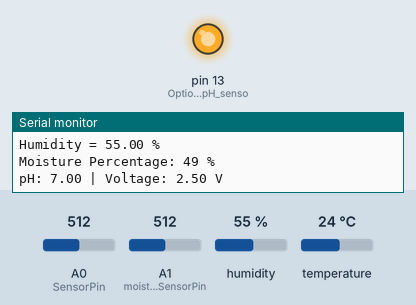
Recording of a sketch running on a simulated Arduino Uno, built with avr-gcc and run on an emulated ATmega328P. Shown: output pins drawn as LEDs (lit = HIGH), the last lines printed to the serial monitor. The inputs (shaded band) are chosen by the test bench; at power-on: A0 (SensorPin) = 512, A1 (moistureSensorPin) = 512, humidity 55 %, temperature 24 °C. The modem accepts every AT command (registered, SIM ready, sends succeed) and sends nothing else.

Above: at 1.5 s.
At 45.7 s:
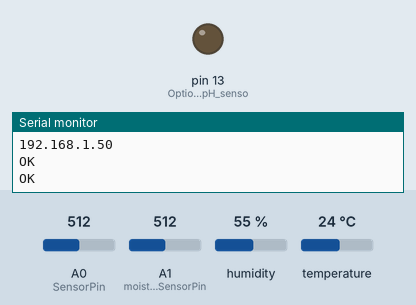
Timing chart, 0 to 116.0 s (numbered marks = the images above):
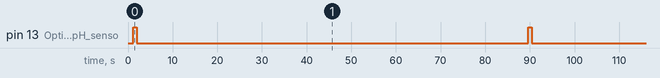

Measured:
- by itself, pin 13 (Optional_LED_for_pH_senso): alternates HIGH for 0.80 s and LOW for 87.6 s

The sketch:

smart_agriculture_monitoring_system.ino
```cpp
#include <SoftwareSerial.h>
#include <String.h>
#include <DHT.h>

// GPRS communication pins
SoftwareSerial gprsSerial(7, 8);

// DHT sensor definitions
#define DHTPIN 2
DHT dht(DHTPIN, DHT11);

// Moisture sensor pin
int moistureSensorPin = A1;  // Analog pin for moisture sensor

// pH sensor definitions and calibration
#define SensorPin A0           // pH sensor connected to analog pin A0
unsigned long int avgValue;    // Store the average value of the sensor feedback
float slope, intercept;
int buf[10], temp;

void setup() {
  gprsSerial.begin(9600);     // the GPRS baud rate
  Serial.begin(9600);         // serial communication baud rate
  dht.begin();                // initialize DHT sensor

  pinMode(13, OUTPUT);        // Optional LED for pH sensor feedback

  // Calibration points for PH-4502C sensor
  float calibrationVoltageAt7 = 2.50;  // Voltage at pH 7.0 (replace with your measured value)
  float calibrationVoltageAt4 = 2.95;  // Voltage at pH 4.0 (replace with your measured value)

  // Calculate slope and intercept based on calibration points
  slope = (7.0 - 4.0) / (calibrationVoltageAt7 - calibrationVoltageAt4);
  intercept = 7.0 - slope * calibrationVoltageAt7;

  delay(1000);
}

void loop() {
  // Read DHT sensor values
  float Humidity = dht.readHumidity();
  float Temperature = dht.readTemperature();

  // Read Moisture sensor value and convert to percentage
  int moistureValue = analogRead(moistureSensorPin);
  int Moisture = map(moistureValue, 1023, 0, 0, 100);

  // pH sensor reading and calculation
  for (int i = 0; i < 10; i++) {
    buf[i] = analogRead(SensorPin);
    delay(10);
  }

  // Sort the analog readings from smallest to largest
  for (int i = 0; i < 9; i++) {
    for (int j = i + 1; j < 10; j++) {
      if (buf[i] > buf[j]) {
        temp = buf[i];
        buf[i] = buf[j];
        buf[j] = temp;
      }
    }
  }

  avgValue = 0;
  for (int i = 2; i < 8; i++) {   // Average the middle 6 values to reduce noise
    avgValue += buf[i];
  }

  float voltage = (float)avgValue * 5.0 / 1024 / 6;   // Convert to voltage (0-5V)

  // Calculate the pH value using the calibrated slope and intercept
  float phValue = slope * voltage + intercept;

  // Print sensor data to the Serial Monitor
  Serial.print("Temperature = ");
  Serial.print(Temperature);
  Serial.println(" °C");

  Serial.print("Humidity = ");
  Serial.print(Humidity);
  Serial.println(" %");

  Serial.print("Moisture Percentage: ");
  Serial.print(Moisture);
  Serial.println(" %");

  Serial.print("pH: ");
  Serial.print(phValue, 2);
  Serial.print(" | Voltage: ");
  Serial.print(voltage, 2);
  Serial.println(" V");

  digitalWrite(13, HIGH);   // Toggle an LED (optional visual indicator)
  delay(800);
  digitalWrite(13, LOW);

  // GPRS communication
  if (gprsSerial.available()) {
    Serial.write(gprsSerial.read());
  }

  gprsSerial.println("AT");
  delay(1000);

  gprsSerial.println("AT+CPIN?");
  delay(1000);

  gprsSerial.println("AT+CREG?");
  delay(1000);

  gprsSerial.println("AT+CGATT?");
  delay(1000);

  gprsSerial.println("AT+CIPSHUT");
  delay(1000);

  gprsSerial.println("AT+CIPSTATUS");
  delay(2000);

  gprsSerial.println("AT+CIPMUX=0");
  delay(2000);

  ShowSerialData();

  gprsSerial.println("AT+CSTT=\"airtelgprs.com\""); // start task and setting the APN
  delay(1000);

  ShowSerialData();

  gprsSerial.println("AT+CIICR"); // bring up wireless connection
  delay(3000);

  ShowSerialData();

  gprsSerial.println("AT+CIFSR"); // get local IP address
  delay(2000);

  ShowSerialData();

  gprsSerial.println("AT+CIPSPRT=0");
  delay(3000);

  ShowSerialData();

  gprsSerial.println("AT+CIPSTART=\"TCP\",\"api.thingspeak.com\",\"80\""); // start up the connection
  delay(6000);

  ShowSerialData();

  gprsSerial.println("AT+CIPSEND"); // begin send data to remote server
  delay(4000);
  ShowSerialData();

  // Send pH and moisture data to ThingSpeak
  String str = "GET https://api.thingspeak.com/update?api_key=?&field1=" + String(Temperature) + "&field2=" + String(Humidity) + "&field3=" + String(Moisture) + "&field4=" + String(phValue);
  Serial.println(str);
  gprsSerial.println(str); // send data to remote server

  delay(4000);
  ShowSerialData();

  gprsSerial.println((char)26); // sending
  delay(5000); // waiting for reply, important! the time depends on the condition of internet
  gprsSerial.println();

  ShowSerialData();

  gprsSerial.println("AT+CIPSHUT"); // close the connection
  delay(100);
  ShowSerialData();

  // Send SMS if moisture is low
  if (Moisture < 10) {
    sendSMS("Alert! Moisture low: " + String(Moisture) + "%. Water pump ON. Temperature: " + String(Temperature) + "°C, Humidity: " + String(Humidity) + "%, pH: " + String(phValue));
  }
}

void sendSMS(String message) {
  gprsSerial.println("AT+CMGF=1"); // Set SMS mode
  delay(1000);

  gprsSerial.println("AT+CMGS=\"+91xxxxxxxxxx\""); // Specify the phone number
  delay(1000);

  gprsSerial.print(message); // Message content
  delay(1000);

  gprsSerial.println((char)26); // Send message
  delay(1000);

  ShowSerialData(); // Display response from the GSM module
}

void ShowSerialData() {
  while (gprsSerial.available() != 0) {
    Serial.write(gprsSerial.read());
  }
  delay(5000);
}
```
